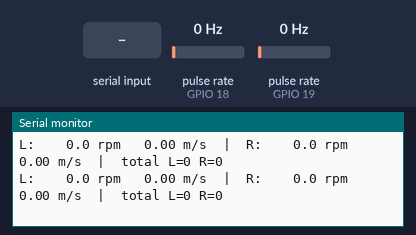
The sketch below on a simulated ESP32. Shown: the last lines printed to the serial monitor. Wiring (inferred from the names in the program): 2 × pulse sensor: data GPIO 18 / data GPIO 19. Inputs (shaded band) come from the test bench; at power-on: pulse rate (sensors on GPIO 18, GPIO 19) 0 Hz.

Above: at 1.5 s.
1.6 s: pulse rate (sensor on GPIO 18) set to 4 Hz
At 1.98 s:
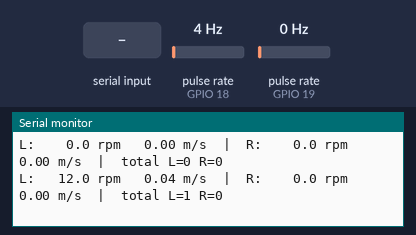
3.5 s: pulse rate (sensor on GPIO 19) set to 4 Hz
At 3.98 s:
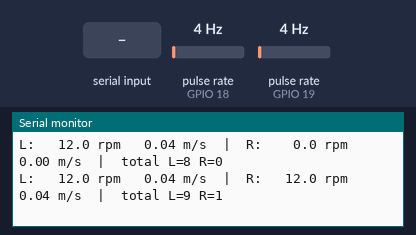
5.5 s: "r" received over Serial
At 5.73 s:
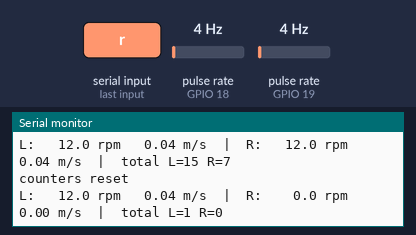
7.0 s: "c" received over Serial
At 7.24 s:
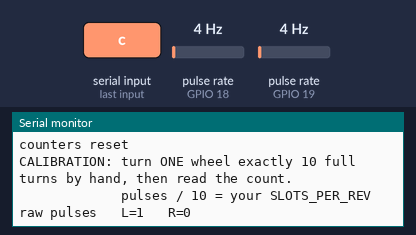
8.5 s: "c" received over Serial
At 8.74 s:
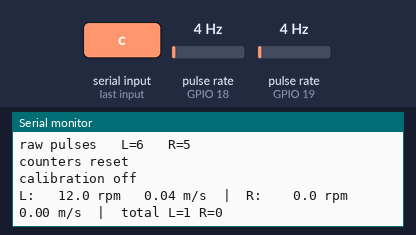
10.0 s: pulse rate (sensor on GPIO 18) set to 50 Hz
At 10.74 s:
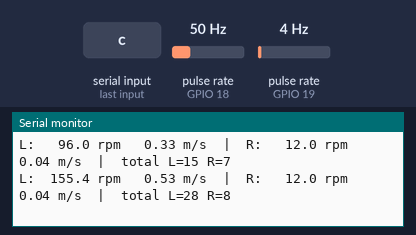
Timing chart, 0 to 13.0 s (numbered marks = the images above; inputs shaded):
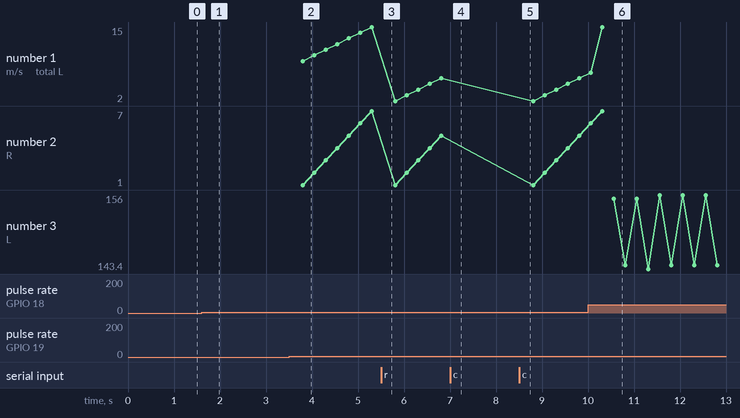

Measured:
- after the input at 1.6 s, the serial monitor: prints a new line after 0.20 s (image 1)
- after the input at 3.5 s, the serial monitor: prints a new line after 0.30 s (image 2)
- after the input at 5.5 s, the serial monitor: prints a new line at once (image 3)
- after the input at 7.0 s, the serial monitor: prints a new line at once (image 4)
- after the input at 8.5 s, the serial monitor: prints a new line at once (image 5)
- after the input at 10.0 s, the serial monitor: prints a new line after 0.31 s (image 6)

The sketch:

encoder_test.ino
```cpp
/*
 * encoder_test.ino — read two slot-type optical encoders and report speed
 *
 * For LM393-based slot sensors (HC-89, HC-020K, FC-03 and friends): a U-shaped
 * IR gate with a comparator. A slotted disc spins through the gap; every slot
 * edge produces a pulse on the DO pin.
 *
 * This sketch does nothing but count. Drive the wheels by hand or with a
 * separate sketch — the point is to confirm the sensors work and to find out
 * how many pulses your disc really gives per revolution.
 *
 * Wiring, per sensor:
 *   VCC -> ESP32 3V3      (NOT 5V — DO would then swing to 5V and damage a GPIO)
 *   GND -> ESP32 GND
 *   DO  -> the GPIO below
 *
 * Serial Monitor @ 115200. Commands:
 *   r = reset counters
 *   c = calibration mode: counts raw pulses so you can turn the wheel exactly
 *       10 times by hand and work out pulses-per-revolution
 */

// ---------------------------------------------------------------- pins
// Plain GPIOs, interrupt-capable, not strapping pins, and free now that the
// LiDAR and IMU live on the Raspberry Pi.
const int PIN_ENC_L = 18;
const int PIN_ENC_R = 19;

// ---------------------------------------------------------------- geometry
// SET THESE. Count the slots in your disc and measure the wheel.
// If the disc is on the wheel/axle, SLOTS_PER_REV is just the slot count.
// If it is on the motor shaft before the gearbox, multiply by the gear ratio.
const float SLOTS_PER_REV   = 20.0f;    // <-- change to match your disc
const float WHEEL_DIAM_MM   = 65.0f;    // <-- measure your wheel

// How often to compute and print speed.
const unsigned long REPORT_MS = 250;

// ---------------------------------------------------------------- state
volatile uint32_t pulsesL = 0;
volatile uint32_t pulsesR = 0;

uint32_t lastPulsesL = 0;
uint32_t lastPulsesR = 0;
unsigned long lastReport = 0;

bool calibrating = false;

// ---------------------------------------------------------------- ISRs
// IRAM_ATTR puts the handler in RAM rather than flash. Without it the ISR can
// fault if it fires while the flash cache is busy.
void IRAM_ATTR isrLeft()  { pulsesL++; }
void IRAM_ATTR isrRight() { pulsesR++; }

// ---------------------------------------------------------------- helpers

// Pulses over an interval -> RPM of the wheel.
float toRPM(uint32_t pulses, unsigned long intervalMs) {
  if (intervalMs == 0) return 0.0f;
  float revs = pulses / SLOTS_PER_REV;
  return revs * (60000.0f / intervalMs);
}

// RPM -> linear speed at the rim, m/s.
float toMetresPerSec(float rpm) {
  float circumference_m = (WHEEL_DIAM_MM / 1000.0f) * PI;
  return (rpm / 60.0f) * circumference_m;
}

void resetCounts() {
  noInterrupts();
  pulsesL = pulsesR = 0;
  interrupts();
  lastPulsesL = lastPulsesR = 0;
  Serial.println("counters reset");
}

// ---------------------------------------------------------------- setup
void setup() {
  Serial.begin(115200);
  delay(300);

  // The LM393 module drives DO actively, so no internal pull-up is required.
  // INPUT_PULLUP is harmless though and helps if a sensor is unplugged.
  pinMode(PIN_ENC_L, INPUT_PULLUP);
  pinMode(PIN_ENC_R, INPUT_PULLUP);

  // RISING only: one count per slot. Use CHANGE to double the resolution,
  // but then halve SLOTS_PER_REV... or rather, double it. Keep it simple here.
  attachInterrupt(digitalPinToInterrupt(PIN_ENC_L), isrLeft,  RISING);
  attachInterrupt(digitalPinToInterrupt(PIN_ENC_R), isrRight, RISING);

  Serial.println();
  Serial.println("encoder_test ready");
  Serial.printf("slots/rev = %.0f   wheel = %.0f mm\n", SLOTS_PER_REV, WHEEL_DIAM_MM);
  Serial.println("r = reset    c = toggle calibration mode");
  Serial.println();

  lastReport = millis();
}

// ---------------------------------------------------------------- loop
void loop() {
  while (Serial.available()) {
    char ch = Serial.read();
    if (ch == 'r') resetCounts();
    if (ch == 'c') {
      calibrating = !calibrating;
      resetCounts();
      Serial.println(calibrating
        ? "CALIBRATION: turn ONE wheel exactly 10 full turns by hand, then read the count.\n"
          "             pulses / 10 = your SLOTS_PER_REV"
        : "calibration off");
    }
  }

  if (millis() - lastReport < REPORT_MS) return;

  unsigned long now = millis();
  unsigned long interval = now - lastReport;
  lastReport = now;

  // Snapshot the volatile counters with interrupts off so a pulse arriving
  // mid-read cannot tear the value.
  noInterrupts();
  uint32_t nowL = pulsesL;
  uint32_t nowR = pulsesR;
  interrupts();

  if (calibrating) {
    Serial.printf("raw pulses   L=%lu   R=%lu\n", nowL, nowR);
    return;
  }

  uint32_t deltaL = nowL - lastPulsesL;
  uint32_t deltaR = nowR - lastPulsesR;
  lastPulsesL = nowL;
  lastPulsesR = nowR;

  float rpmL = toRPM(deltaL, interval);
  float rpmR = toRPM(deltaR, interval);

  Serial.printf("L: %6.1f rpm  %5.2f m/s  |  R: %6.1f rpm  %5.2f m/s  |  total L=%lu R=%lu\n",
                rpmL, toMetresPerSec(rpmL),
                rpmR, toMetresPerSec(rpmR),
                nowL, nowR);
}
```
